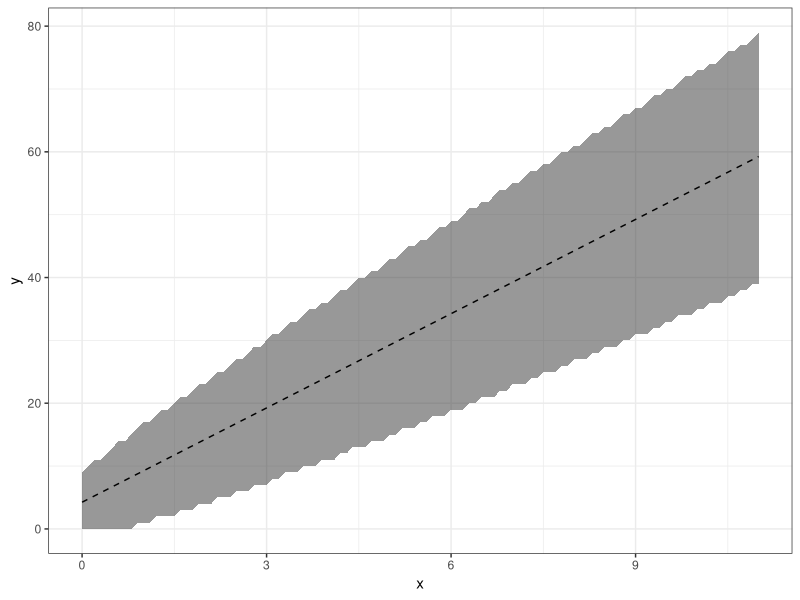

Generate this figure with R: (Note: this script raises an error after producing the figure.)
# De Silva Transmission Prediction Interval 
library(ggplot2)
theme_set(theme_bw())

####**** FOR CC22 MRSA DATA ****************************************************************************************************************************************************************#######
# s(t) (number of SNP differences between two samples taken a time t apart).
# s ~ Pois(mu*(t+2u))

# Mu can be estimated from genomic data / literature [De Silva ref gets it from time scaled phylogenies]
# 5 SNPs per genome per year [Coll from this data]

mu <- 5

# u can be estimated as the time to MRCA of isolates taken from within the
# same host at the same time (approximately). 
# s0 = SNP diversity in a single host = 2*mu*u
# [s0 is known in De Silva ref from two datasets, as is mu]. 
# So u can be estimated (u = s0 / (2mu)).

s0 = 4.25 # calculated from mrsa_pros data in data_ind_patient.R

u = s0 / (2*mu) # time to MRCA

# s(t) can then be sampled from Pois(mu*(t+2u)) to generate 99% prediction intervals at each time t.

### Calculate exactly from distribution 
# z score at 99% = 2.576

vec_t <- seq(0,11,0.1)
s <- as.data.frame(matrix(0,length(vec_t),2))
sm <- as.data.frame(matrix(0,length(vec_t),1))
s$t <- vec_t
sm$t <- vec_t

for(i in 1:length(vec_t)){
  t = vec_t[i]
  lambda = mu * (t + 2*u)
  
  s[i,1:2] <- c(lambda + 2.576 * sqrt(lambda), lambda - 2.576 * sqrt(lambda))
  sm[i,1] <- lambda
  
  ## Could calculate by sampling
  #   rand_pois_sample <- rpois(100000,lambda)  
  #   q <- quantile(rand_pois_sample,probs = c(1,99)/100)
  #   qm <- mean(rand_pois_sample)
  #   s[i,1:2] <- q
  #   sm[i,1] <- qm
  
}

colnames(s)<- c("lo","hi","t")

# to generate polygon
sp1 <- as.data.frame(s[,c("lo","t")])
colnames(sp1)<- c("y","x")
sp2<-as.data.frame(cbind(rev(s$hi),rev(s$t)))
colnames(sp2)<- c("y","x")
sp <- rbind(sp1,sp2)
sp[which(sp$y < 0),"y"] <- 0 # 0 lowest SNP difference

# round to give actual SNP difference
sp$y <- floor(sp$y)

sm <- as.data.frame(sm)
colnames(sm) <- c("mean","t")

setwd("../output")

ggplot(sp, aes(x = x, y = y)) + geom_polygon( alpha = 0.5) + geom_line(data = sm,aes(x = t,y = mean), linetype = 2) 
  scale_x_continuous("Time between samples (years)") + scale_y_continuous("SNPs between samples") + 
  annotate("Text",x=c(7,2,9), y=c(40,60,5), label=c("Transmission supported","Transmission unlikely","Consider sample error")) + 
  ggtitle("MRSA CC22 data")
ggsave("transmission_pred_interval_mrsa.pdf")

w<-which(sp$x < 1.1)
ggplot(sp[w,], aes(x = x, y = y)) + geom_polygon( alpha = 0.5) + geom_line(data = sm,aes(x = t,y = mean), linetype = 2) + 
  scale_x_continuous("Time between samples (years)", lim = c(0,1)) + scale_y_continuous("SNPs between samples", lim = c(0,20)) + 
  annotate("Text",x=c(0.5,0.25,0.85), y=c(8,16,0.5), label=c("Transmission supported","Transmission unlikely","Consider sample error")) + 
  ggtitle("MRSA CC22 data")
ggsave("transmission_pred_interval_mrsa_zoom.pdf")


####**** FOR N Gonorrhoeae data...? ****************************************************************************************************************************************************************#######

mu <-3.55 # (95% credibility interval 3.27-3.83) SNPs/genome/year.

# u can be estimated as the time to MRCA of isolates taken from within the
# same host at the same time (approximately). 
# s0 = SNP diversity in a single host = 2*mu*u
# [s0 is known in De Silva ref from two datasets, as is mu]. 
# So u can be estimated (u = s0 / (2mu)).

s0 = 2 #???

u = s0 / (2*mu) # time to MRCA

# s(t) can then be sampled from Pois(mu*(t+2u)) to generate 99% prediction intervals at each time t.

### Calculate exactly from distribution 
# z score at 99% = 2.576

vec_t <- seq(0,11,0.2)
s <- as.data.frame(matrix(0,length(vec_t),2))
sm <- as.data.frame(matrix(0,length(vec_t),1))
s$t <- vec_t
sm$t <- vec_t

for(i in 1:length(vec_t)){
  t = vec_t[i]
  lambda = mu * (t + 2*u)
  
  s[i,1:2] <- c(lambda + 2.576 * sqrt(lambda), lambda - 2.576 * sqrt(lambda))
  sm[i,1] <- lambda
  
  ## Could calculate by sampling
  #   rand_pois_sample <- rpois(100000,lambda)  
  #   q <- quantile(rand_pois_sample,probs = c(1,99)/100)
  #   qm <- mean(rand_pois_sample)
  #   s[i,1:2] <- q
  #   sm[i,1] <- qm
  
}

colnames(s)<- c("lo","hi","t")

# to generate polygon
sp1 <- as.data.frame(s[,c("lo","t")])
colnames(sp1)<- c("y","x")
sp2<-as.data.frame(cbind(rev(s$hi),rev(s$t)))
colnames(sp2)<- c("y","x")
sp <- rbind(sp1,sp2)
sp[which(sp$y < 0),"y"] <- 0 # 0 lowest SNP difference

sm <- as.data.frame(sm)
colnames(sm) <- c("mean","t")

ggplot(sp, aes(x = x, y = y)) + geom_polygon( alpha = 0.5) + geom_line(data = sm,aes(x = t,y = mean), linetype = 2) + 
  scale_x_continuous("Time between samples (years)") + scale_y_continuous("SNPs between samples") + 
  annotate("Text",x=c(7.7,2,9), y=c(27,46,3), label=c("Transmission supported","Transmission unlikely","Consider sample error")) + 
  ggtitle("N gonorrhoeae data")
ggsave("transmission_pred_interval_ngon.pdf")
